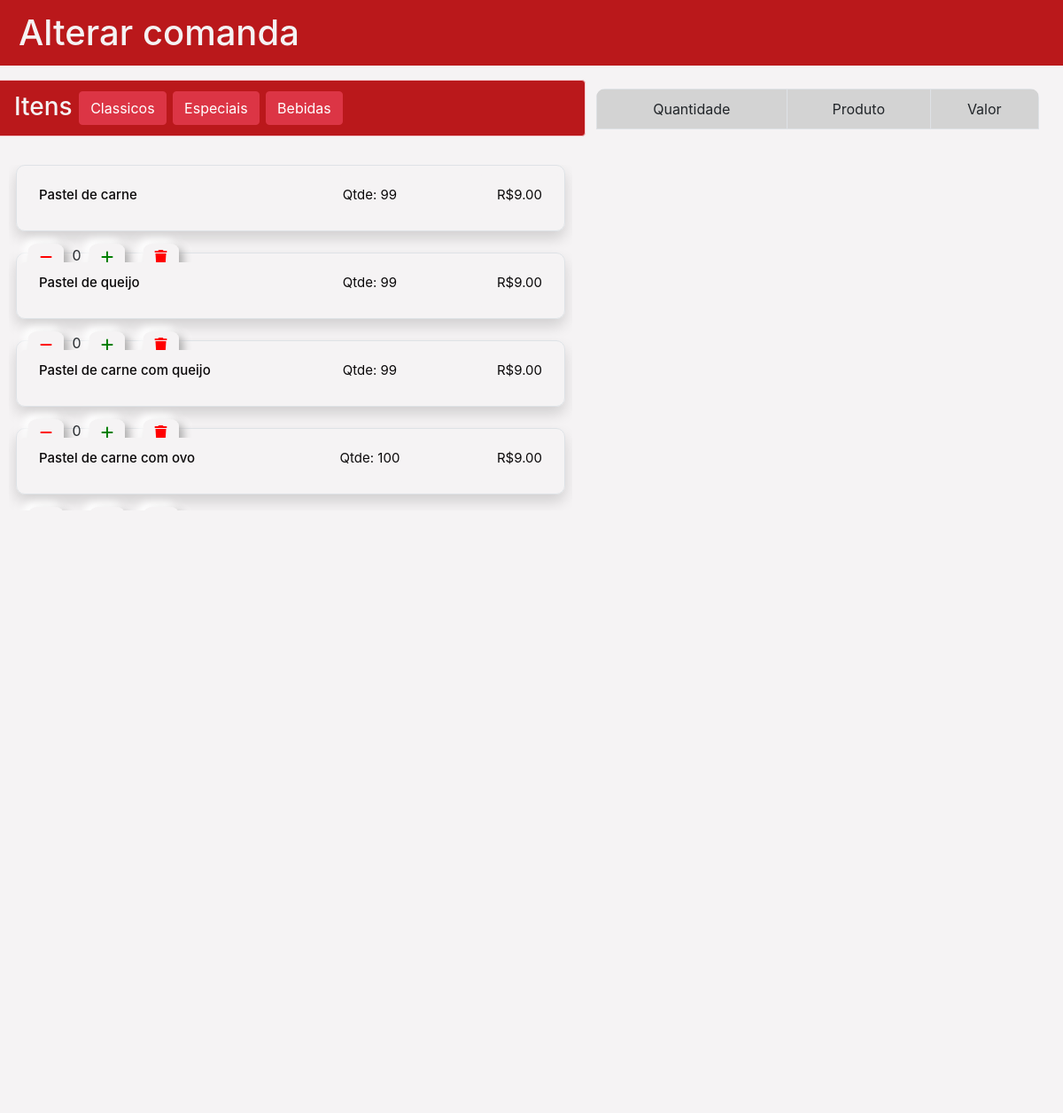
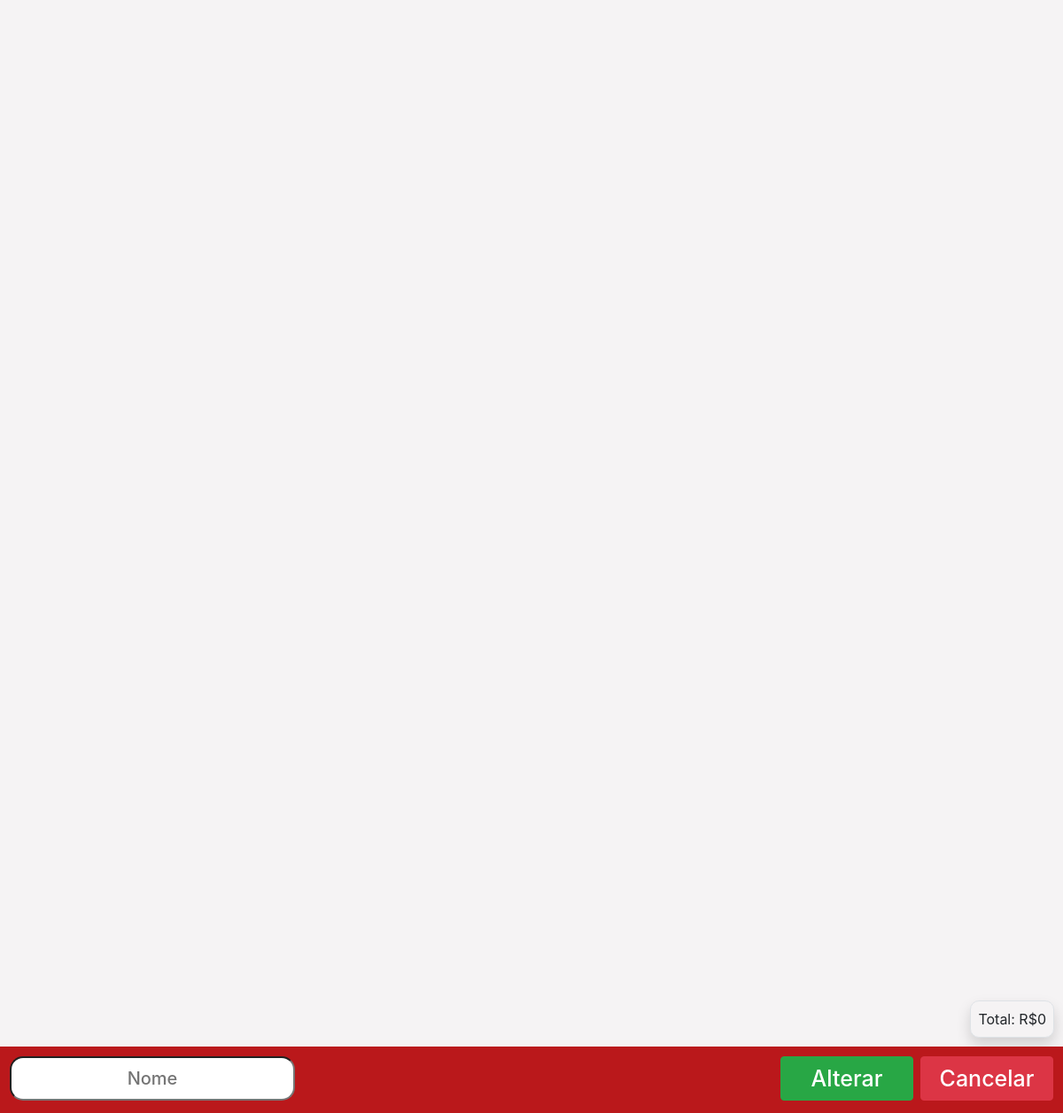
The app's page /comanda/alterar-comanda.php with its own data (2 pictures, top to bottom).
### tables this page shows
CREATE TABLE `tab_produtos` (
  `id` int(11) NOT NULL,
  `produto` varchar(50) NOT NULL,
  `quant` int(11) NOT NULL,
  `valor` decimal(10,2) NOT NULL,
  `tipo` int(1) NOT NULL,
  `disponivel` int(11) NOT NULL
);

### comanda/alterar/produtos.php (the view, shortened to what this page needs)
<div class="scrollP" id="scrollP">
<?php
	if (!isset($classicos) && !isset($_SESSION['classicos']) && !isset($_SESSION['especiais']) && !isset($_SESSION['bebidas'])) {
		$classicos = true;
	}
?>
<?php
	if (isset($_SESSION['classicos']) || isset($classicos)) {
	foreach ($resultado as $res) {
	$quant = 0;
	$tot = $res['quant'];
?>
	<div class="row border shadow ml-2 mr-2" id="linha">
		<div class="alert" id="produto"><?php echo $res['produto'] ?></div>
		<div class="alert" id="quant1" <?php if ($res['quant'] == 0) { ?>
		<?php } ?>><?php if ($res['quant'] == 0) {
			echo "ESGOTADO";
		}else{
			echo 'Qtde: '.$res['quant'];
		}?>
		</div>
		<div class="alert" id="valor1"><?php echo 'R$'.$res['valor'] ?></div>
		<form class="mr-2 ml-2 mt-1 pt-2" method="post" id="form-itens">
			<button type="submit" name="adicionar"class="btn diminuir" onclick="diminui(<?php echo $quant ?>, <?php echo $res['id'] ?>)"><i class="fa-solid fa-minus"></i></button>
			<label class="text-center" style="width: 20px;"><?php echo $quant ?></label>
			<button type="submit" name="adicionar"class="btn aumentar" onclick="aumenta(<?php echo $quant ?>,<?php echo $tot ?>, <?php echo $res['id'] ?>)">
				<i class="fa-solid fa-plus"></i>
			</button>
			<button type="submit" name="adicionar" class="btn excluir ml-3"onclick="exclui(<?php echo $quant ?>, <?php echo $res['id'] ?>)"><i class="fa-solid fa-trash"></i></button>
		</form>
	</div><br>
<?php } } ?>
</div>

### comanda/css/style.css (style rules this page uses)
body { background-color: #f5f3f4; }
#produto { width: 400px; border: none; font-weight: 500; color: #0b090a; background-color: #f5f3f4; font-size: 17px; }
#quant1 { width: 100px; border: none; color: #0b090a; background-color: #f5f3f4; text-align: center; font-size: 17px; padding-left: 5px; padding-right: 5px; }
#valor1 { width: auto; border: none; color: #0b090a; background-color: #f5f3f4; font-size: 17px; padding-left: none; padding-right: none; }
.diminuir { border-radius: 25%; background: #f5f3f4; box-shadow: 5px 5px 10px #aeadad,-5px -5px 10px #ffffff; font-weight: 900; color: red; }
.aumentar { border-radius: 25%; background: #f5f3f4; box-shadow: 5px 5px 10px #aeadad,-5px -5px 10px #ffffff; font-weight: 900; color: green; }
.excluir { border-radius: 25%; background: #f5f3f4; box-shadow: 5px 5px 10px #aeadad,-5px -5px 10px #ffffff; font-weight: 900; color: red; }
#linha { justify-content: space-between; flex: wrap; padding: 15px; padding-top: 20px; padding-bottom: 10px; border-radius: 10px; }
.scrollP { width: 100%; height: 700px; overflow: auto; }
@media only screen and (max-width: 1380px) { .scrollP { height: 390px; overflow: auto; } }
@media only screen and (max-width: 1380px) { #linha { height: 75px; padding: 5px; padding-top: 10px; } }
@media only screen and (max-width: 1380px) { #produto { width: 270px; height: 50px; font-size: 15px; } }
@media only screen and (max-width: 1380px) { #quant1 { width: auto; height: 50px; font-size: 15px; } }
@media only screen and (max-width: 1380px) { #valor1 { width: auto; height: 50px; font-size: 15px; } }

### comanda/alterar-comanda.php (style rules this page uses)
body { visibility: hidden; }

### records on screen
tab_produtos: produto "Pastel de carne", quant "99", valor "9.00", quant "0"
tab_produtos: produto "Pastel de queijo", quant "99", valor "9.00", quant "0"
tab_produtos: produto "Pastel de carne com queijo", quant "99", valor "9.00", quant "0"
tab_produtos: produto "Pastel de carne com ovo", quant "100", valor "9.00"

### other values on screen
$total "0"
